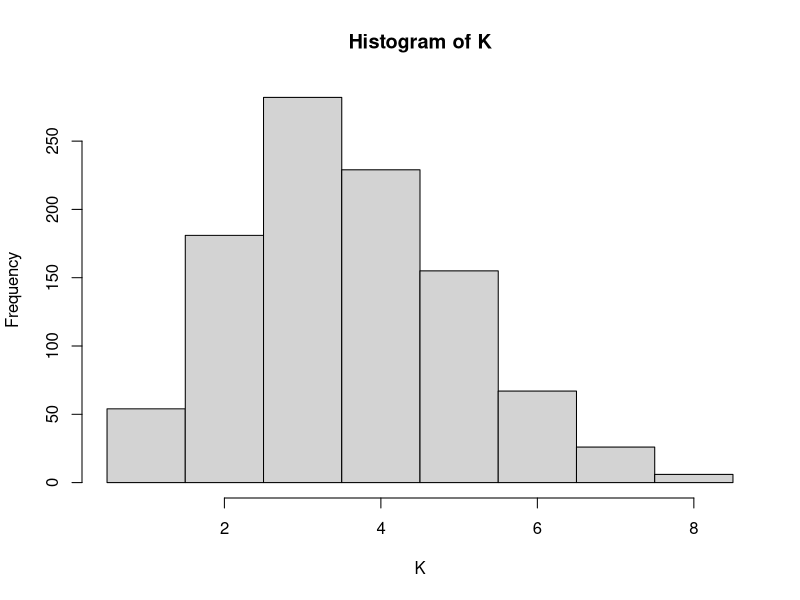

Write the R code that produced this figure.

#FOrensic Body Fluids stuff - 07-03-22 GKN
#exploring different partition models
#for example for paritioning rows within a fluid type we would have n=30 say and might want 
#a priori 2-4 clusters. Could do this with for eg

#Multinomial DP
#n=30; alpha=1; J=5; lambda=NA; dbn='MDP'
#tends to have the DP problem of lots of having several clusters (inspect "prt")

#Dirichlet Process
#n=30; alpha=0.5; J=NA; lambda=NA; dbn='DP_as_limit'
#gets the right number of clusters but usual issue - few big clusters, lots of small

#Discrete Uniform Partitions (where to have J bins and group by bin like a 1D Discrete MP)
#n=30; alpha=NA; J=5; lambda=NA; dbn='DUP_exact'
#Very even sized clusters but you always get J of them, little variability in number of clusters

#Discrete Uniform Partitions (where to have J bins and group by bin like a 1D Discrete MP)
#n=30; alpha=NA; J=5; lambda=NA; dbn='DUP_as_limit'
#same as last just checking math should get same as above (if "infinity" is set big enough)

#AND THE WINNER IS

#Mondrian Process - full continuous process in 1D with Poisson J
#n=30; alpha=NA; J=NA; lambda=3; dbn='MP' 
#actually J~Poisson(lambda) and alpha=J but we know that because dbn='MP'
#seems to give good range of cluster sizes and number of clusters

library(MCMCpack)

rpartition<-function(n,alpha,J,lambda=NA,dbn='MDP',infinity=100) {
  #"infinity" is the mutiplier used to take the limit alpha or J go to infinity - larger is more accurate but slower for 'DP_as_limit'
  
  if (sum(dbn==c('MDP','DP_as_limit','DUP_exact','DUP_as_limit','MP'))!=1) stop('bad dbn')
  
  if (dbn=='MDP') {q=rdirichlet(1,rep(alpha,J)/J)}                       # MDP(alpha,J)
  if (dbn=='DP_as_limit') {J=max(n,alpha)*infinity; q=rdirichlet(1,rep(alpha,J)/J)}  # DP(alpha)=MDP(alpha,inf) - need J big compare to alpha and n really
  if (dbn=='DUP_exact') {q=rep(1/J,J)}                                   # DUP(J)
  if (dbn=='DUP_as_limit') {alpha=J*infinity; q=rdirichlet(1,rep(alpha,J)/J)} # approx DUP(J)=MDP(inf,J)
  if (dbn=='MP') {J=rpois(1,lambda)+1; q=rdirichlet(1,rep(1,J))}           # MP(J) - this is a Mondrian Process with J ~ Poisson(lambda)
  
  #form partition as a list of sets of indices 1:n - will include empty sets
  i=rmultinom(n,1,q)
  z=apply(i==1,2,which)
  S=lapply(1:J,function(x){which(z==x)})
  
  #kill any empty sets
  mt=which(sapply(S,length)==0)
  if (length(mt)>0) S=S[-mt]
  
  #sort clusters by smallest entry to standardise
  j=sapply(S,function(x) {x[[1]]})
  S=S[order(j)]

  return(S)
}

#See Header for option breakdown
#n=30; alpha=1; J=5; lambda=NA; dbn='MDP'
#n=30; alpha=0.5; J=NA; lambda=NA; dbn='DP_as_limit'
#n=30; alpha=NA; J=5; lambda=NA; dbn='DUP_exact'
#n=30; alpha=NA; J=5; lambda=NA; dbn='DUP_as_limit'
n=30; alpha=NA; J=NA; lambda=3; dbn='MP' 

P=1000; prt=vector('character',P); K=rep(0,P)
for (p in 1:P) {
  S=rpartition(n=n,alpha=alpha,J=J,lambda=lambda,dbn=dbn)
  K[p]=length(S)
  prt[p]=paste(unlist(lapply(S,paste,collapse=' ')),collapse=' - ')
}

hist(K,breaks=0.5:(max(K)+0.5))
prt
